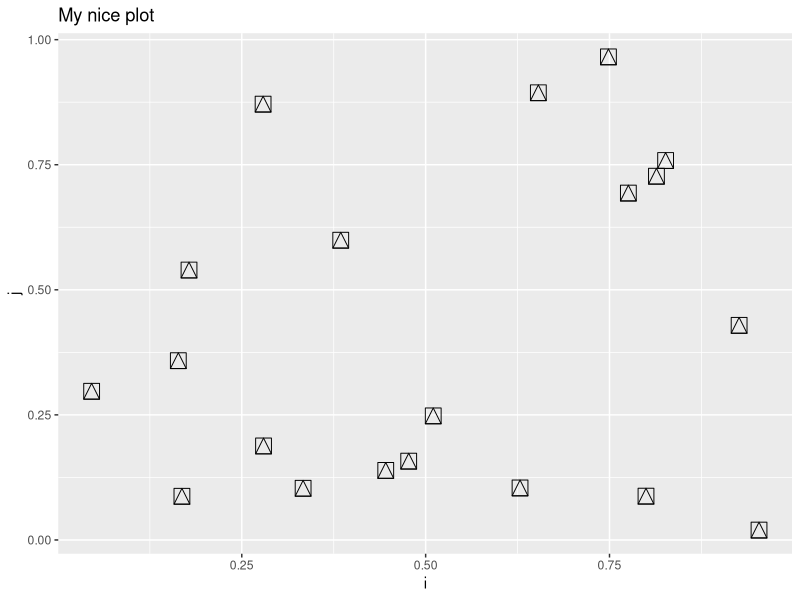
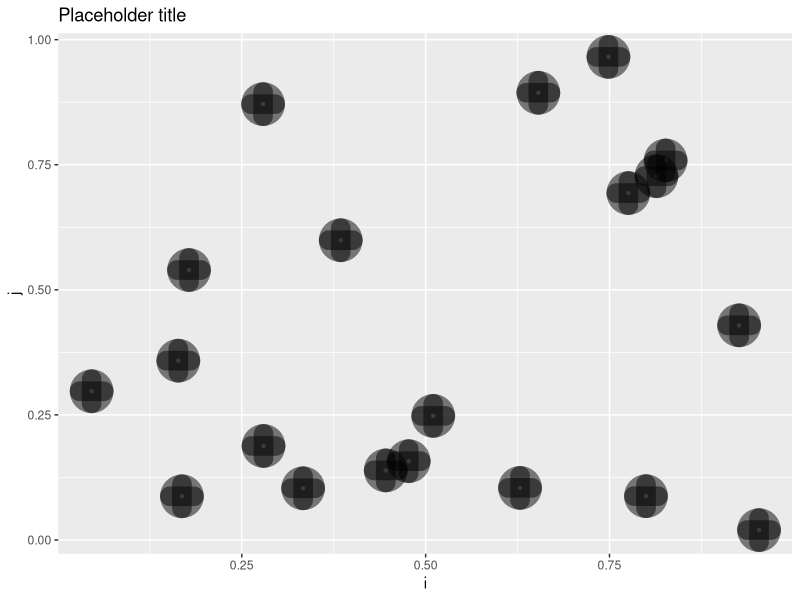
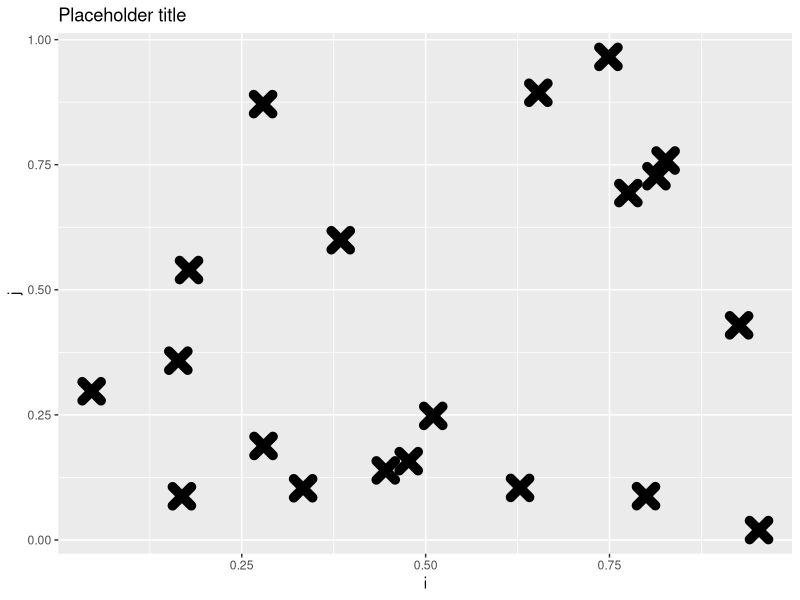

The R script that drew these images, in order:
## ---- chunk 1
#| output: false
library(dplyr)
library(ggplot2)
## ---- chunk 2
# Bad

sample1 <- sample(c(TRUE, FALSE), size = 10, replace = TRUE)
names(sample1) <- paste0("pos", 1:10)
sample1_true <- sample1[sample1 == TRUE]

sample2 <- sample(c(TRUE, FALSE), size = 15, replace = TRUE)
names(sample2) <- paste0("pos", 1:15)
sample2_true <- sample2[sample2 == TRUE]

sample3 <- sample(c(TRUE, FALSE), size = 20, replace = TRUE)
names(sample3) <- paste0("pos", 1:20)
sample3_true <- sample3[sample3 == TRUE]

# Better

sampler <- function (size) {
  
  my_sample <- sample(c(TRUE, FALSE), size, replace = TRUE)
  names(my_sample) <- paste0("pos", 1:size)

  return(my_sample[my_sample == TRUE])
  
}

sample1 <- sampler(10)
sample2 <- sampler(15)
sampler3 <- sampler(20)
## ---- chunk 3

# If you cast your mind back to school this is Pythagoras' Theorem. 
# This function calculates side c (the hypotenuse) given sides a and b of a triangle

# The function name is calculate_c, side_a and side_b are arguments

calculate_c <- function (side_a, side_b) {
  
  return(sqrt(side_a ^ 2 + side_b ^ 2))
  
}

# We could extend the function and give the user control of if they want c
# squared or not. Here we have given squared a default value of FALSE.

calculate_c <- function (side_a, side_b, squared = FALSE) {
  
  side_c <- side_a ^ 2 + side_b ^ 2

  if (squared == TRUE) {
    
    return(side_c)
    
  } else {
    
    return(sqrt(side_c))
    
  }
}


## ---- chunk 4
dummy <- tibble(id = 1:20, i = runif(20), j = runif(20), k = runif(20))

transform_data1 <- function(x, min_value, filter_by, sort_by) {
  
  x |> 
    filter(filter_by >= min_value) |> 
    arrange(sort_by) 
  
}

## ---- chunk 5
# Will work with the curly brackets

transform_data2 <- function(x, min_value, filter_by, sort_by) {
  
  x |> 
    filter({{filter_by}} >= min_value) |> 
    arrange({{sort_by}}) 
  
}

transform_data2(dummy, 0.5, j, k)

# Using := to modify the left hand side or name

transform_data3 <- function(x, min_value, filter_by, sort_by, new_name) {
  
  x |> 
    filter({{filter_by}} >= min_value) |> 
    arrange({{sort_by}}) |> 
    mutate({{new_name}} := {{filter_by}} * {{sort_by}})
    
  
}

transform_data3(dummy, 0.5, i, k, "l")
## ---- chunk 6

calculate_c <- function (side_a, side_b, squared = FALSE) {
  
  if (side_a <= 0) {
    
    stop ("side_a must be positive")
    
  }
  
  if (side_b <= 0) {
    
    stop ("side_b must be negative")
    
  }
  
  if (length(side_a) != length(side_b)) {
    
    stop ("side_a and side_by must have the same length")
    
  }
  
  if (!is.logical(squared)) {
    
    stop ("squared must be TRUE or FALSE")
    
  }
  
  side_c <- side_a ^ 2 + side_b ^ 2

  if (squared == TRUE) {
    
    return(side_c)
    
  } else {
    
    return(sqrt(side_c))
    
  }
}

## ---- chunk 7
# Maybe you want to use some of the aesthetics for tweaking geom_point.
# Maybe you arent sure which ones, all you know is you will be doing a bunch
# of scatter plots of i and j.

ggplot(dummy, aes(x = i, y= j)) +
  geom_point(size = 5, shape = 14) +
  labs(title = "My nice plot")

plotter <- function (plot_data, ..., title = "Placeholder title") {
  
  ggplot(plot_data, aes(x = i, y = j)) +
    geom_point(...) +
    labs(title = title)
  
}

plotter(dummy, alpha = 0.5, shape = 10, stroke = 10)

## ---- chunk 8
plotter2 <- function (plot_data, ..., title = "Placeholder title") {
  
  ggplot(plot_data, aes(x = i, y = j)) +
    geom_point(...) +
    labs(title = title)
  
  return(invisible(plot_data))
  
}

plotter(dummy, size = 3, shape = 4, stroke = 5)

